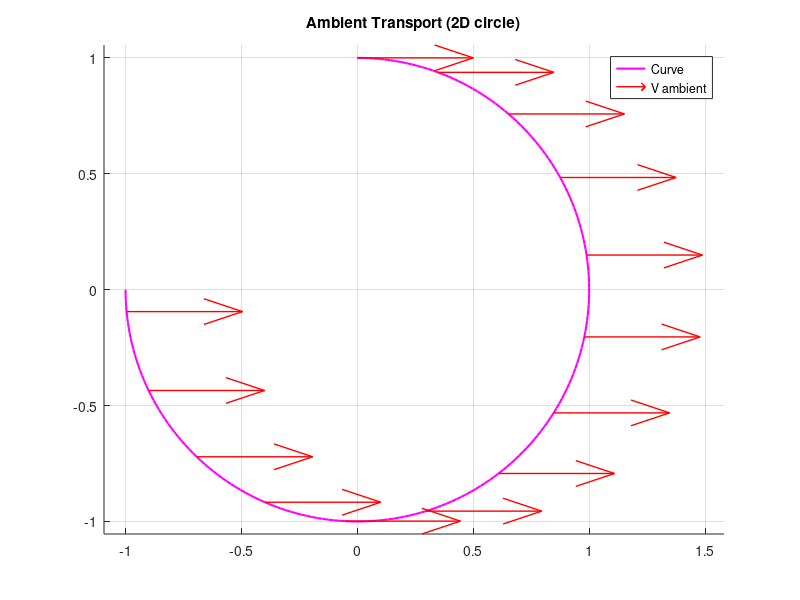
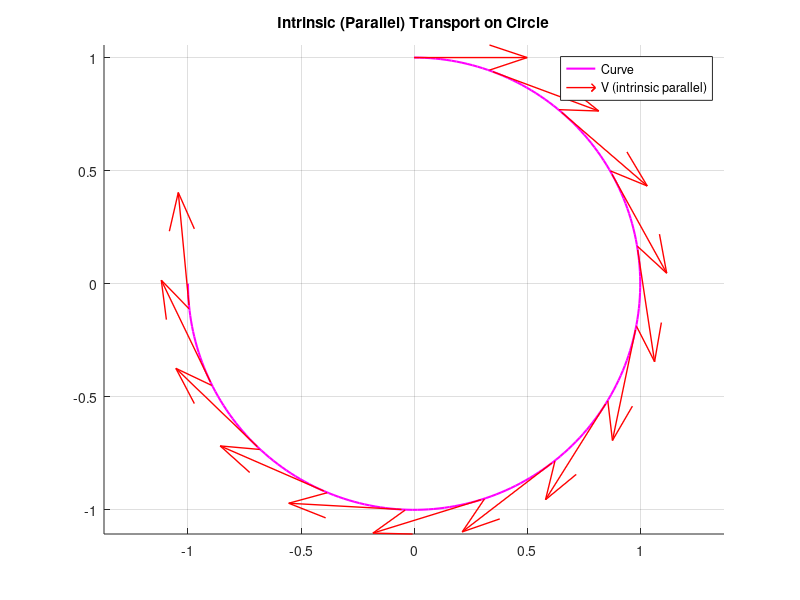

These charts were generated, in order, by the following MATLAB code:
clear; clc;

% Parameters
scale = 0.5;
n = 200;
theta = linspace(0.5*pi, -1*pi, n)';

% Curve on circle
C = [cos(theta), sin(theta)];

% Unit tangent (intrinsic direction)
T = [-sin(theta), cos(theta)];

% Unit normal (ambient)
N = [cos(theta), sin(theta)];

% ---- Ambient Transport ----
% Fixed direction in R^2 (say, along x-axis)
alpha0 = 12*pi/8;
phase=pi/2;
V0 = cos(alpha0-phase)*T(1,:) + sin(alpha0-phase)*N(1,:);
V_ambient = repmat(V0, n, 1);

% Tangent and normal components (ambient decomposition)
V_tan = sum(V_ambient .* T, 2);
V_norm = sum(V_ambient .* N, 2);
V_tangent_amb = V_tan .* T;
V_normal_amb = V_norm .* N;

% ---- Intrinsic (Parallel) Transport ----
% Initial vector: tangent direction at start, rotated 45° in tangent plane
V0_intr = cos(alpha0-phase)*T(1,:) + sin(alpha0-phase)*N(1,:); % start vector

% Along circle, intrinsic parallel transport means:
% rotate vector by the same angle as curve's rotation around circle.
% For circle, rotation angle = θ (change in curve parameter)
V_intrinsic = cos(theta-phase)*V0_intr + sin(theta-phase)*[-V0_intr(2), V0_intr(1)];

% ---- Plot ----
figure; hold on; axis equal; grid on
plot(C(:,1), C(:,2), 'm', 'LineWidth', 1.5)
quiver(C(1:15:end,1), C(1:15:end,2), ...
    V_ambient(1:15:end,1)*scale, V_ambient(1:15:end,2)*scale, 0, 'r', 'LineWidth', 1)
% quiver(C(1:15:end,1), C(1:15:end,2), ...
%     V_tangent_amb(1:15:end,1)*scale, V_tangent_amb(1:15:end,2)*scale, 0, 'b', 'LineWidth', 1)
title('Ambient Transport (2D circle)')
legend('Curve','V ambient','V tangent')

figure; hold on; axis equal; grid on
plot(C(:,1), C(:,2), 'm', 'LineWidth', 1.5)
quiver(C(1:15:end,1), C(1:15:end,2), ...
    V_intrinsic(1:15:end,1)*scale, V_intrinsic(1:15:end,2)*scale, 0, 'r', 'LineWidth', 1)
title('Intrinsic (Parallel) Transport on Circle')
legend('Curve','V (intrinsic parallel)')
